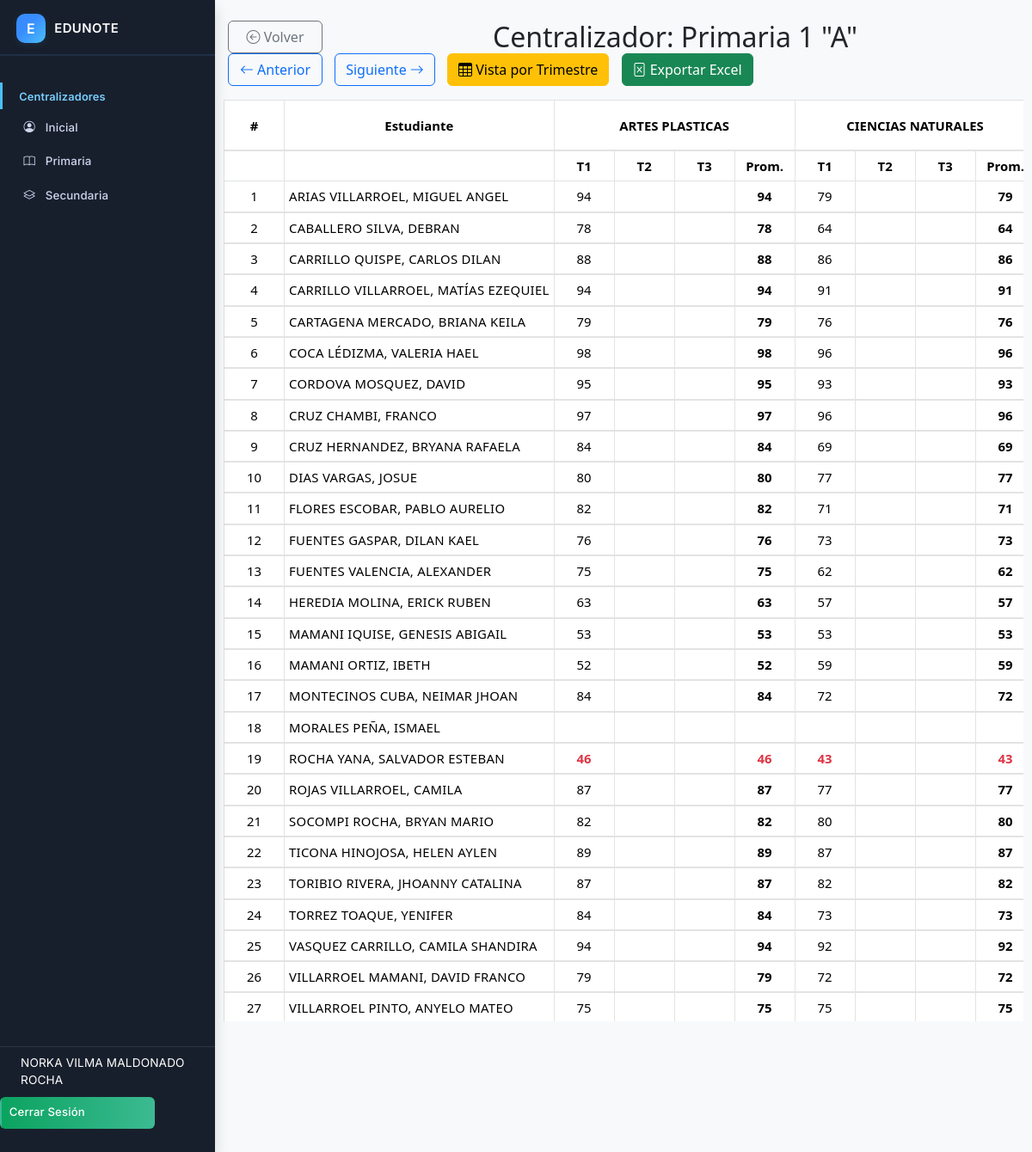
The app's page /direc/ver_cursov.php?id=106 (signed in) with its own data.
### tables this page shows
CREATE TABLE `cursos` (
  `id_curso` int(11) NOT NULL,
  `nivel` varchar(20) NOT NULL COMMENT 'Ej: Kinder, Primaria, Secundaria',
  `curso` int(11) NOT NULL COMMENT 'Número del curso, ej: 1, 2, 3',
  `paralelo` varchar(5) NOT NULL COMMENT 'Ej: A, B, C'
);

CREATE TABLE `materias` (
  `id_materia` int(11) NOT NULL,
  `nombre_materia` varchar(255) NOT NULL COMMENT 'Nombre de la materia, ej: Matemáticas, Física',
  `es_submateria` tinyint(1) DEFAULT 0,
  `materia_padre_id` int(11) DEFAULT NULL,
  `es_extra` tinyint(1) NOT NULL DEFAULT 0
);

CREATE TABLE `estudiantes` (
  `id_estudiante` int(11) NOT NULL,
  `nombres` varchar(255) NOT NULL,
  `apellido_paterno` varchar(255) DEFAULT NULL,
  `apellido_materno` varchar(255) DEFAULT NULL,
  `genero` enum('Masculino','Femenino') DEFAULT NULL,
  `rude` varchar(20) NOT NULL COMMENT 'Registro Único de Estudiante',
  `carnet_identidad` varchar(20) DEFAULT NULL,
  `fecha_nacimiento` date DEFAULT NULL,
  `pais` enum('Bolivia','Chile','Argentina') DEFAULT NULL,
  `provincia_departamento` varchar(100) DEFAULT NULL,
  `id_curso` int(11) DEFAULT NULL COMMENT 'FK al curso en el que está matriculado',
  `id_responsable` int(11) DEFAULT NULL
);

### direc/ver_cursov.php (the view, shortened to what this page needs)
<?php
$id_curso = isset($_GET['id']) ? (int)$_GET['id'] : 0;
$db = new Database();
$conn = $db->connect();
$stmt_cursos = $conn->query("
    SELECT id_curso, nivel, curso, paralelo
    FROM cursos
    ORDER BY
        CASE nivel
            WHEN 'Inicial' THEN 1
            WHEN 'Primaria' THEN 2
            WHEN 'Secundaria' THEN 3
        END,
        curso, paralelo
");
$cursos = $stmt_cursos->fetchAll(PDO::FETCH_ASSOC);
$curso_ids = array_column($cursos, 'id_curso');
$index_actual = array_search($id_curso, $curso_ids);
$id_anterior = $id_siguiente = null;
if ($index_actual !== false) {
    if ($index_actual > 0) $id_anterior = $cursos[$index_actual - 1]['id_curso'];
    if ($index_actual < count($cursos) - 1) $id_siguiente = $cursos[$index_actual + 1]['id_curso'];
}
$stmt_curso = $conn->prepare("SELECT nivel, curso, paralelo FROM cursos WHERE id_curso = ?");
$stmt_curso->execute([$id_curso]);
$curso = $stmt_curso->fetch(PDO::FETCH_ASSOC);
$stmt_materias = $conn->prepare("
    SELECT
        m.id_materia,
        m.nombre_materia,
        m.es_extra,
        m.materia_padre_id,
        mp.nombre_materia AS nombre_padre
    FROM cursos_materias cm
    JOIN materias m ON cm.id_materia = m.id_materia
    LEFT JOIN materias mp ON m.materia_padre_id = mp.id_materia
    WHERE cm.id_curso = ?
    ORDER BY m.materia_padre_id, m.nombre_materia
");
$stmt_materias->execute([$id_curso]);
$materias_raw = $stmt_materias->fetchAll(PDO::FETCH_ASSOC);
$materias_padres = [];
$materias_hijas = [];
foreach ($materias_raw as $mat) {
    if ($mat['materia_padre_id']) {
        $materias_hijas[$mat['materia_padre_id']][] = $mat;
    } else {
        $materias_padres[$mat['id_materia']] = $mat;
    }
}
$stmt_estudiantes = $conn->prepare("
    SELECT id_estudiante, nombres, apellido_paterno, apellido_materno
    FROM estudiantes
    WHERE id_curso = ?
    ORDER BY apellido_paterno, apellido_materno, nombres
");
$stmt_estudiantes->execute([$id_curso]);
$estudiantes = $stmt_estudiantes->fetchAll(PDO::FETCH_ASSOC);
function obtenerNotas($conn, $id_estudiante, $id_materia)
{
    $notas = [];
    for ($trim = 1; $trim <= 3; $trim++) {
        $stmt = $conn->prepare("
            SELECT calificacion
            FROM calificaciones
            WHERE id_estudiante = ? AND id_materia = ? AND bimestre = ?
        ");
        $stmt->execute([$id_estudiante, $id_materia, $trim]);
        $nota = $stmt->fetchColumn();
        $notas[$trim] = $nota !== false ? $nota : null;
    }
    return $notas;
}
$datos = [];
foreach ($estudiantes as $est) {
    $fila = [
        'estudiante' => $est,
        'materias' => []
    ];
    foreach ($materias_padres as $id_padre => $padre) {
        $promedios_padre = [];
        $anual_sum = 0;
        $anual_count = 0;
        for ($trim = 1; $trim <= 3; $trim++) {
            $notas_trim = [];
            $promedios_padre[$trim] = count($notas_trim) ? round(array_sum($notas_trim) / count($notas_trim), 2) : null;
        }
        $promedios_padre['anual'] = $anual_count ? round($anual_sum / $anual_count, 2) : null;
        $fila['materias'][$id_padre] = [
            'tipo' => 'padre',
            'datos' => $padre,
            'notas' => $promedios_padre
        ];
    }
    foreach ($materias_padres as $id_padre => $padre) {
        if (empty($materias_hijas[$id_padre])) {
            $notas = obtenerNotas($conn, $est['id_estudiante'], $id_padre);
            $anual = 0;
            $count = 0;
            for ($trim = 1; $trim <= 3; $trim++) {
                if ($notas[$trim] !== null && $notas[$trim] !== '') {
                    $anual += $notas[$trim];
                    $count++;
                }
            }
            $fila['materias'][$id_padre] = [
                'tipo' => 'padre',
                'datos' => $padre,
                'notas' => [
                    1 => $notas[1],
                    2 => $notas[2],
                    3 => $notas[3],
                    'anual' => $count ? round($anual / $count, 2) : null
                ]
            ];
        }
    }
    $datos[] = $fila;
}
$columnas = [];
foreach ($materias_padres as $id_padre => $padre) {
    $columnas[] = [
        'tipo' => 'padre',
        'datos' => $padre
    ];
}
?>
<!DOCTYPE html>
<html lang="es">
<head>
    <link rel="stylesheet" href="../css/bootstrap.min.css">
    <link rel="stylesheet" href="https://cdn.jsdelivr.net/npm/bootstrap-icons@1.11.3/font/bootstrap-icons.min.css">
</head>
<body>
    <div class="sidebar d-flex flex-column">
        <?php include '../includes/sidebar.php'; ?>
    </div>
    <div class="main-content">
        <div class="d-flex justify-content-between align-items-center mb-3 flex-wrap">
            <div>
                <a href="<?= match ($curso['nivel']) {
                                'Inicial' => 'iniv.php',
                                'Primaria' => 'priv.php',
                                'Secundaria' => 'secv.php'
                            } ?>" class="btn btn-outline-secondary btn-volver">
                    <i class="bi bi-arrow-left-circle"></i> Volver
                </a>
            </div>
            <h2 class="mb-0 text-center flex-grow-1"><?= 'Centralizador: ' . htmlspecialchars($curso['nivel'] . ' ' . $curso['curso'] . ' "' . $curso['paralelo'] . '"') ?></h2>
            <div>
                <?php if ($id_anterior): ?>
                    <a href="ver_cursov.php?id=<?= $id_anterior ?>" class="btn btn-outline-primary btn-navegacion">
                        <i class="bi bi-arrow-left"></i> Anterior
                    </a>
                <?php endif; ?>
                <?php if ($id_siguiente): ?>
                    <a href="ver_cursov.php?id=<?= $id_siguiente ?>" class="btn btn-outline-primary btn-navegacion">
                        Siguiente <i class="bi bi-arrow-right"></i>
                    </a>
                <?php endif; ?>
                <a href="vista_tri.php?id=<?= $id_curso ?>" class="btn btn-warning btn-navegacion">
                    <i class="bi bi-table"></i> Vista por Trimestre
                </a>
                <a href="exportar_curso_excel.php?id=<?= $id_curso ?>" class="btn btn-success btn-navegacion">
                    <i class="bi bi-file-excel"></i> Exportar Excel
                </a>
            </div>
        </div>
        <div class="table-responsive" style="max-height: 80vh;">
            <table class="table table-bordered table-centralizador">
                <thead>
                    <tr>
                        <th>#</th>
                        <th>Estudiante</th>
                        <?php foreach ($columnas as $col): ?>
                            <th class="<?= $col['tipo'] == 'padre' ? 'materia-padre' : 'materia-hija' ?>" colspan="4">
                                <?= htmlspecialchars($col['datos']['nombre_materia']) ?>
                            </th>
                        <?php endforeach; ?>
                    </tr>
                    <tr>
                        <th></th>
                        <th></th>
                        <?php foreach ($columnas as $col): ?>
                            <th>T1</th>
                            <th>T2</th>
                            <th>T3</th>
                            <th class="bg-anual">Prom.</th>
                        <?php endforeach; ?>
                    </tr>
                </thead>
                <tbody>
                    <?php $contador = 1; ?>
                    <?php foreach ($datos as $fila): ?>
                        <tr>
                            <td><?= $contador++ ?></td>
                            <td class="text-start td-nombre">
                                <?= htmlspecialchars(strtoupper(
                                    $fila['estudiante']['apellido_paterno'] . ' ' .
                                        $fila['estudiante']['apellido_materno'] . ', ' .
                                        $fila['estudiante']['nombres']
                                )) ?>
                            </td>
                            <?php foreach ($columnas as $col): ?>
                                <?php
                                $materia_id = $col['datos']['id_materia'];
                                $notas = $fila['materias'][$materia_id]['notas'] ?? [null, null, null, null];
                                ?>
                                <td class="<?= (is_numeric($notas[1]) && $notas[1] < 51) ? 'nota-baja' : '' ?>">
                                    <?= $notas[1] !== null ? $notas[1] : '' ?>
                                </td>
                                <td class="<?= (is_numeric($notas[2]) && $notas[2] < 51) ? 'nota-baja' : '' ?>">
                                </td>
                                <td class="<?= (is_numeric($notas[3]) && $notas[3] < 51) ? 'nota-baja' : '' ?>">
                                </td>
                                <td class="bg-anual <?= (is_numeric($notas['anual']) && $notas['anual'] < 51) ? 'nota-baja' : '' ?>">
                                    <?= $notas['anual'] !== null ? $notas['anual'] : '' ?>
                                </td>
                            <?php endforeach; ?>
                        </tr>
                    <?php endforeach; ?>
                </tbody>
            </table>
        </div>
    </div>
</body>
</html>

### direc/ver_cursov.php (style rules this page uses)
body { background: #f8f9fa; }
.main-content { margin-left: 250px; padding: 24px 10px; }
.sidebar { position: fixed; left: 0; top: 0; width: 250px; height: 100vh; background: #212c3a; color: #fff; z-index: 1000; }
.table-centralizador th, .table-centralizador td { text-align: center; vertical-align: middle; font-size: 0.93rem; padding: 6px 5px; min-width: 70px; }
.materia-padre { background-color: #e9f5ff; font-weight: 600; border-right: 2px solid #b8e0ff; }
.nota-baja { color: #dc3545 !important; font-weight: 700 !important; }
.btn-volver, .btn-navegacion { min-width: 110px; margin: 0 5px; }
.bg-anual { background: #f4f4e9; font-weight: bold; }
.td-nombre { min-width: 520px; white-space: nowrap; font-size: 0.92rem; font-weight: 500; letter-spacing: 0.3px; }
.table-centralizador tr:not(:last-child) { border-bottom: 2px solid #e3e3e3; }
.table-centralizador th, .table-centralizador td { border-right: 1px solid #e3e3e3; }

### records on screen
cursos: nivel+curso+paralelo "Primaria 1 \"A\""
materias: nombre_materia "ARTES PLASTICAS", id_materia "94", id_materia "78", id_materia "88", id_materia "79", id_materia "98", id_materia "95", id_materia "97", id_materia "84", id_materia "80", id_materia "82", id_materia "76", id_materia "75", id_materia "63", id_materia "53", id_materia "52", id_materia "46", id_materia "87", id_materia "89"
materias: nombre_materia "CIENCIAS NATURALES", id_materia "79", id_materia "64", id_materia "86", id_materia "91", id_materia "76", id_materia "96", id_materia "93", id_materia "69", id_materia "77", id_materia "71", id_materia "73", id_materia "62", id_materia "57", id_materia "53", id_materia "59", id_materia "72", id_materia "43", id_materia "80", id_materia "87", id_materia "82", id_materia "92", id_materia "75"
estudiantes: apellido_paterno+apellido_materno+nombres "ARIAS VILLARROEL, MIGUEL ANGEL"
estudiantes: apellido_paterno+apellido_materno+nombres "CABALLERO SILVA, DEBRAN"
estudiantes: apellido_paterno+apellido_materno+nombres "CARRILLO QUISPE, CARLOS DILAN"
estudiantes: apellido_paterno+apellido_materno+nombres "CARRILLO VILLARROEL, MATÍAS EZEQUIEL"
estudiantes: apellido_paterno+apellido_materno+nombres "CARTAGENA MERCADO, BRIANA KEILA"
estudiantes: apellido_paterno+apellido_materno+nombres "COCA LÉDIZMA, VALERIA HAEL"
estudiantes: apellido_paterno+apellido_materno+nombres "CORDOVA MOSQUEZ, DAVID"
estudiantes: apellido_paterno+apellido_materno+nombres "CRUZ CHAMBI, FRANCO"
estudiantes: apellido_paterno+apellido_materno+nombres "CRUZ HERNANDEZ, BRYANA RAFAELA"
estudiantes: apellido_paterno+apellido_materno+nombres "DIAS VARGAS, JOSUE"
estudiantes: apellido_paterno+apellido_materno+nombres "FLORES ESCOBAR, PABLO AURELIO"
estudiantes: apellido_paterno+apellido_materno+nombres "FUENTES GASPAR, DILAN KAEL"
estudiantes: apellido_paterno+apellido_materno+nombres "FUENTES VALENCIA, ALEXANDER"
estudiantes: apellido_paterno+apellido_materno+nombres "HEREDIA MOLINA, ERICK RUBEN"
estudiantes: apellido_paterno+apellido_materno+nombres "MAMANI IQUISE, GENESIS ABIGAIL"
estudiantes: apellido_paterno+apellido_materno+nombres "MAMANI ORTIZ, IBETH"
estudiantes: apellido_paterno+apellido_materno+nombres "MONTECINOS CUBA, NEIMAR JHOAN"
estudiantes: apellido_paterno+apellido_materno+nombres "MORALES PEÑA, ISMAEL"
estudiantes: apellido_paterno+apellido_materno+nombres "ROCHA YANA, SALVADOR ESTEBAN"
estudiantes: apellido_paterno+apellido_materno+nombres "ROJAS VILLARROEL, CAMILA"
estudiantes: apellido_paterno+apellido_materno+nombres "SOCOMPI ROCHA, BRYAN MARIO"
estudiantes: apellido_paterno+apellido_materno+nombres "TICONA HINOJOSA, HELEN AYLEN"
estudiantes: apellido_paterno+apellido_materno+nombres "TORIBIO RIVERA, JHOANNY CATALINA"
estudiantes: apellido_paterno+apellido_materno+nombres "TORREZ TOAQUE, YENIFER"
estudiantes: apellido_paterno+apellido_materno+nombres "VASQUEZ CARRILLO, CAMILA SHANDIRA"
estudiantes: apellido_paterno+apellido_materno+nombres "VILLARROEL MAMANI, DAVID FRANCO"
estudiantes: apellido_paterno+apellido_materno+nombres "VILLARROEL PINTO, ANYELO MATEO"

### other values on screen
$_SESSION['user_name'] "NORKA VILMA MALDONADO ROCHA"
